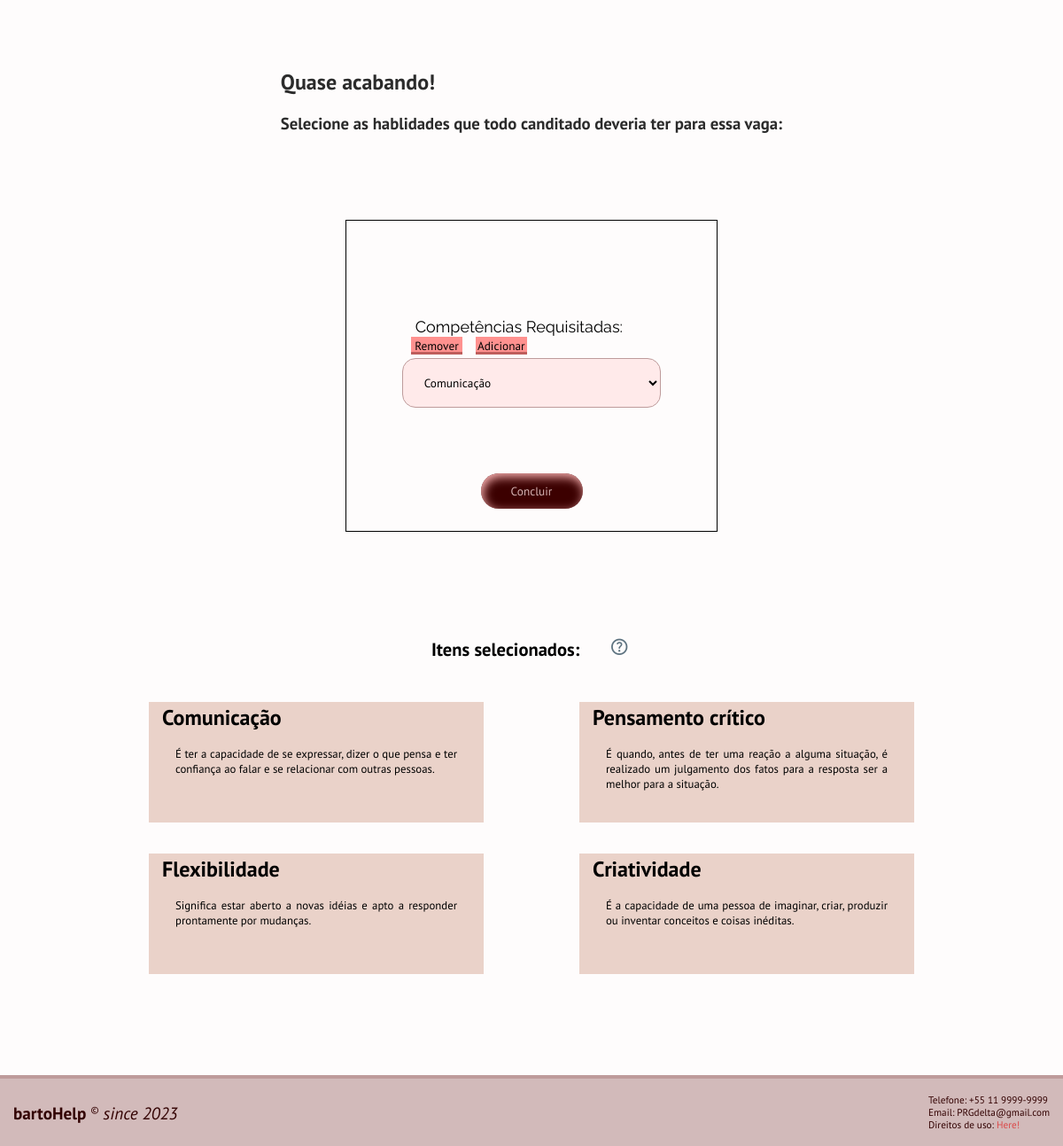
Page /php/empresa/editarVagas_requisitos.php?idVaga=5 (signed in) on the committed database.
### tables this page shows
CREATE TABLE IF NOT EXISTS `competencia` (
  `id_competencia` int NOT NULL AUTO_INCREMENT,
  `tipo` varchar(35) DEFAULT NULL,
  `descricao` text,
  PRIMARY KEY (`id_competencia`)
);

### php/empresa/editarVagas_requisitos.php (the view, shortened to what this page needs)
<?php
    include("../conexao.php");
    $id_vaga = $_GET['idVaga'];
    $res2 = "";
    $busca = mysqli_query($con, "select * from competencia_vaga where id_vaga = $id_vaga");
    if (empty($busca) || !$busca || $busca == "" || $busca == null) {
        $num = mysqli_num_rows($busca);
        $res2="nenhum resultado";
    }
    else{
        while($b = mysqli_fetch_row($busca)){
            $id_competencia = $b[2];
            $busca2 = mysqli_query($con,"SELECT * from competencia where id_competencia = '$id_competencia'");
            while($resultado = mysqli_fetch_row($busca2)){
                $res2 = $res2."
                <div class=\"selecionados flexC\">
                    <div id=\"containerRequisitos\">
                        <h2>".$resultado[1]."</h2>
                        <div class=\"explain\">
                            <p>".$resultado[2]."</p>
                        </div>
                    </div>
                </div>";
            }
        }
    }
?>
<!DOCTYPE html>
<html lang="pt-br">
<head>
            <link rel="stylesheet" href="../../style/style.css">
            <link rel="stylesheet" href="../../style/header.css">
            <link rel="stylesheet" href="../../style/criarVagas.css">
            <link rel="stylesheet" href="../../style/requisitos.css">
</head>
<body>
    <section class="bigMarginBotom flexC spaceAround alingCenter">
        <div class="conteiner flexC spaceEvenly alingCenter">
            <div class="marginBtm23px fontRaleway almost" style="color: rgb(43, 43, 43);">
                <h1> Quase acabando! </h1>
                    <br>
                <h3> Selecione as hablidades que todo canditado deveria ter para essa vaga: </h3>
            </div>
        </div>
    <form action="#" class="flexC spaceAround">
            <div class="conteiner_form flexR centralize">
                <div class="conteiner">
                    <label for="habilidades" class="lable Habili_fontLow">Competências Requisitadas:</label>
                    <input type="button" value="Remover" id="habilidadesBtnRmv" class="btnRemover">
                    <input type="button" value="Adicionar" id="habilidadesBtn" class="btnAdicionar">
                    <select name="habilidades" id="habilidades" class="inputPattern">
                        <option value="1">Comunicação</option>
                    </select>
                </div>
            </div>
            <div class="spaceEvenly">
                <div id="btnSbmtCntnr">
                    <a id="enviarA" href="./vagas.php"><input type="button" id="enviar" value="Concluir" class="buttonPattern"></a>
                </div>
            </div>
        </form>
    </section>
<div class="w100prc flexC alingCenter">
    <div class="h3Div h3 flexR marginBtm23px">
        <h3>Itens selecionados:</h3>
        <a href="../HTML/competencias.html" target="_blank"><span class="material-symbols-outlined helpIcon" id="helpIcon">help</span></a>
    </div>
<div class="selecionados_Conteiner flexR marginTop23px bigMarginBotom" id="selecionados" >
    <?php echo $res2;?>
</div>
    <footer></footer>
</body>
</html>

### style/style.css (style rules this page uses)
:root { --marginLineHeader: calc(13vh + 15px); --bkg: rgba(253, 247, 247, 0.349); --grayCard: rgb(236, 202, 202); --grayCardHvr: rgba(255, 207, 207, 0.938); --darkGray: rgb(39, 39, 39); --gray: rgb(113, 138, 153); --gray2: rgb(194, 214, 228); --gray3: rgb(119, 174, 181); --red: rgb(255, 0, 0); --redPointHvr: rgb(26, 107, 178); --Lato: 'Lato', sans-serif; --PtSans: 'PT Sans', sans-serif; --raleway: 'Raleway', sans-serif; --Mukta: 'Mukta Malar', sans-serif; --Input: rgb(255, 234, 234); --linkClr: rgb(219, 72, 72); --helpClr: rgb(254, 254, 252); --helpBkgClr: rgba(33, 116, 168, 0.87); --borderInput: rgb(190, 155, 155); --borderInputDenai: rgb(230, 81, 81); --borderInputAcept: rgba(20, 187, 225, 0.898); --buttonBkgClr: rgb(60, 0, 0); --buttonClr: rgb(212, 179, 179); --buttonSdw: 2px 4px 12px rgb(255, 183, 183) inset; --buttonSdwHvr: 1px 2px 15px rgb(207, 120, 120) inset; --buttonBkgClrBlkd: rgb(74, 74, 74); --buttonClrBlkd: rgb(209, 209, 209); --buttonSdwBlkd: -2px -4px 12px rgba(62, 3, 3, 0.826) inset; --lableFile: rgb(199, 102, 152); --lableFileHvr: rgb(174, 42, 110); --footerClr: rgb(50, 0, 0); --footerBkgClr: rgba(86, 0, 0, 0.264); --moreBrd: 1px solid rgb(143, 143, 143); --moreBrdClr: rgb(143, 143, 143); --moreBrdClrHvr: rgb(175, 175, 175); --buttonLocate: rgb(126, 161, 196); --buttonLocateClr: rgb(27, 54, 92); --buttonLocateClrHvr: rgb(118, 163, 209); --buttonLocateHvr: rgb(13, 44, 87); }
* { margin: 0; padding: 0; box-sizing: border-box; scroll-behavior: smooth; font-family: var(--PtSans); scroll-padding-top: 80px; }
body { background-color: var(--bkg); }
a { color: var(--linkClr); text-decoration: none; }
section { width: 100%; height: 98vh; }
.centralize { display: flex; justify-content: center; align-items: center; }
.flexR { display: flex; flex-direction: row; }
.flexC { display: flex; flex-direction: column; }
.alingCenter { display: flex; align-items: center; }
.spaceAround { display: flex; justify-content: space-around; }
.spaceEvenly { display: flex; justify-content: space-evenly; }
.marginTop23px { margin-top: 23px; }
.marginBtm23px { margin-bottom: 23px; }
.helpIcon { width: 25px; height: 25px; cursor: pointer; font-size: 1.4rem; color: rgb(94, 115, 128); }
.w100prc { width: 100%; }
.bigMarginBotom { margin-bottom: calc(var(--marginLineHeader) - 5vh); }
.inputPattern { width: 100%; height: 3.5rem; padding-left: 20px; border-radius: 15px; margin-bottom: 3rem; background-color: var(--Input); border: 1px solid var(--borderInput); }

### style/header.css (style rules this page uses)
:root { --zero: 0; --userClr: rgb(29, 143, 209); --searchBrd: 1px solid rgba(0, 112, 132, 0.763); --searchBrdClr: rgb(0, 112, 132); --searchBrdClrHvr: rgba(0, 112, 132, 0.514); }

### style/criarVagas.css (style rules this page uses)
section { height: 100vh; }
form { width: 85%; height: 100%; border: 1px solid black; }
.conteiner_form { height: 70%; }
.lable { font-weight: 400; font-size: 1.2rem; margin-left: 15px; margin-bottom: 3px; font-family: var(--raleway); }
.w100prc { width: 100%; }
@media (max-width: 1280px) { .lable { font-size: calc(1rem + 2px); } }

### style/requisitos.css (style rules this page uses)
:root { --DivBkgClr: rgba(180, 100, 68, 0.274); }
section { height: 80vh; }
.almost { font-family: var(--raleway); }
form { width: 30%; height: 55%; }
.conteiner_form { height: 60%; }
.conteiner { width: 70%; height: 20%; margin: 0; }
.selecionados_Conteiner { width: 90%; min-height: 20vh; max-height: 155vh; display: flex; justify-content: space-evenly; flex-flow: wrap; }
@media (max-width: 1280px) { form { width: 35%; } }

### rows in the picture
competencia: tipo "Comunicação", descricao "É ter a capacidade de se expressar, dizer o que pensa e ter confiança ao falar e se relacionar com outras pessoas."
competencia: tipo "Pensamento crítico", descricao "É quando, antes de ter uma reação a alguma situação, é realizado um julgamento dos fatos para a resposta ser a melhor para a situação."
competencia: tipo "Flexibilidade", descricao "Significa estar aberto a novas idéias e apto a responder prontamente por mudanças."
competencia: tipo "Criatividade", descricao "É a capacidade de uma pessoa de imaginar, criar, produzir ou inventar conceitos e coisas inéditas."
